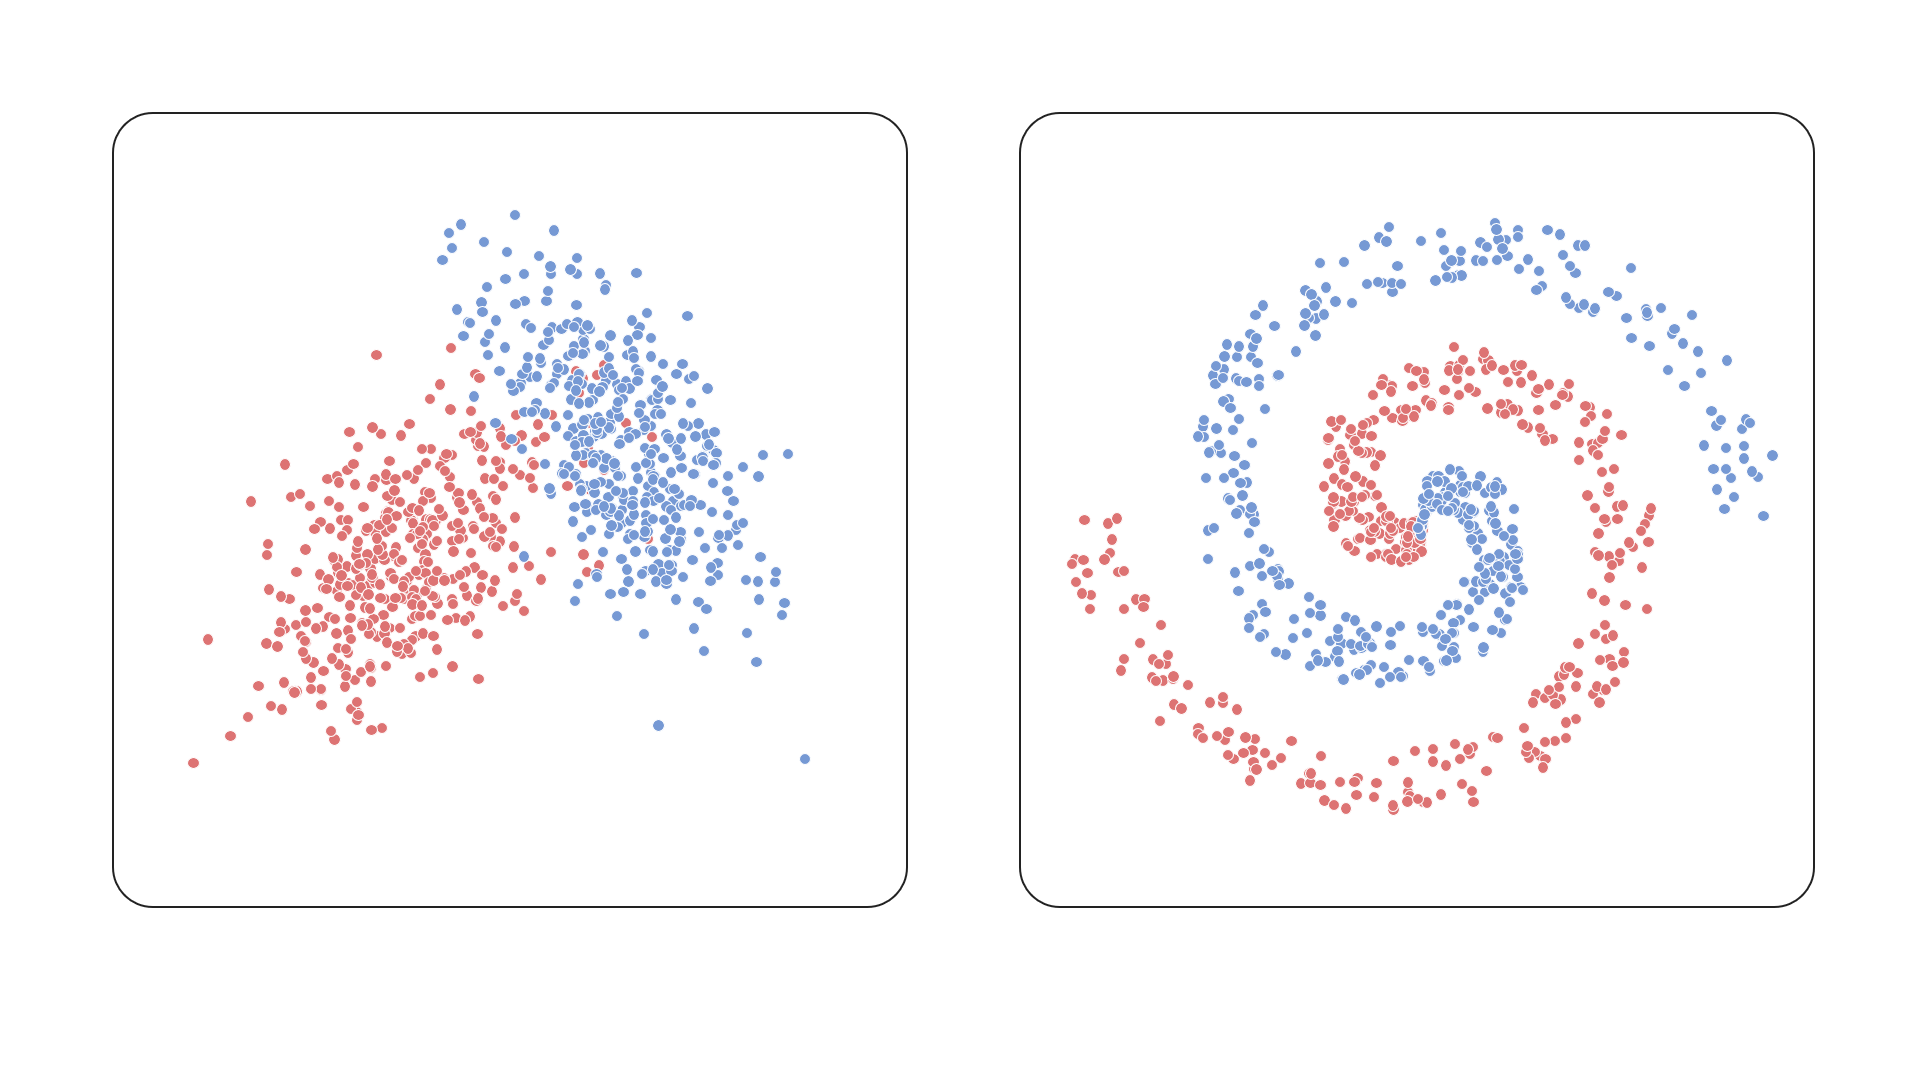

Write the Python code that produced this figure.
import math
import random
import tempfile
from typing import List, Tuple

from presentation import Presentation


def gaussian2d(mean_x: float, mean_y: float, cov_x: float, cov_y: float, cov_xy: float) -> Tuple[float, float]:
    std_x = math.sqrt(cov_x)
    std_y = math.sqrt(cov_y)

    rho = cov_xy / (std_x * std_y)

    z1 = random.gauss(0, 1)
    z2 = random.gauss(0, 1)

    x = mean_x + std_x * z1
    y = mean_y + std_y * (rho * z1 + math.sqrt(1 - rho ** 2) * z2)
    return x, y


def spiral(label: int, h: float = 1.25, delta: float = 0.1) -> Tuple[float, float]:
    angle = random.random()
    r = angle - delta + random.random() * delta * 2
    t = h * angle * 2 * math.pi

    if label == 1:
        t += math.pi

    return r * math.sin(t), r * math.cos(t)


def view_points(points: List[Tuple[float, float]], limits: dict, x0: float, y0: float, width: float, height: float) -> List[Tuple[float, float]]:
    mapped_points = []

    for x, y in points:
        x = x0 + (x - limits["x_min"]) / (limits["x_max"] - limits["x_min"]) * width
        y = y0 + (limits["y_max"] - y) / (limits["y_max"] - limits["y_min"]) * height
        mapped_points.append((x, y))

    return mapped_points


def main() -> None:
    x0 = 2
    y0 = 2
    width = 14
    height = 14

    limits1 = {"x_min": -1.7, "y_min": -1.9, "x_max": 1.6, "y_max": 1.4}
    gaussians1 = [gaussian2d(mean_x=-0.5, mean_y=-0.4, cov_x=0.1, cov_y=0.1, cov_xy=0.05) for _ in range(400)]
    gaussians2 = [gaussian2d(mean_x=0.4, mean_y=0, cov_x=0.08, cov_y=0.15, cov_xy=-0.07) for _ in range(400)]
    gaussian_points1 = view_points(points=gaussians1, limits=limits1, x0=x0, y0=y0, width=width, height=height)
    gaussian_points2 = view_points(points=gaussians2, limits=limits1, x0=x0, y0=y0, width=width, height=height)

    limits2 = {"x_min": -1.2, "y_min": -1.2, "x_max": 1.2, "y_max": 1.2}
    spiral1 = view_points(points=[spiral(1) for _ in range(400)], limits=limits2, x0=x0 + width + 2, y0=y0, width=width, height=height)
    spiral2 = view_points(points=[spiral(-1) for _ in range(400)], limits=limits2, x0=x0 + width + 2, y0=y0, width=width, height=height)

    with tempfile.TemporaryDirectory() as temp_path:
        presentation = Presentation(presentation_path="../empty.pptx", work_path=temp_path)

        presentation.add_ellipses(ellipses=[{"x": x, "y": y, "d": 0.2, "fill": "#dd7373", "stroke": "#fff", "thickness": 0.5} for x, y in gaussian_points1])
        presentation.add_ellipses(ellipses=[{"x": x, "y": y, "d": 0.2, "fill": "#7699d4", "stroke": "#fff", "thickness": 0.5} for x, y in gaussian_points2])
        presentation.add_rectangle({"x": x0, "y": y0, "w": width, "h": height, "stroke": "#222", "radius": 0.1})

        presentation.add_ellipses(ellipses=[{"x": x, "y": y, "d": 0.2, "fill": "#dd7373", "stroke": "#fff", "thickness": 0.5} for x, y in spiral1])
        presentation.add_ellipses(ellipses=[{"x": x, "y": y, "d": 0.2, "fill": "#7699d4", "stroke": "#fff", "thickness": 0.5} for x, y in spiral2])
        presentation.add_rectangle({"x": x0 + width + 2, "y": y0, "w": width, "h": height, "stroke": "#222", "radius": 0.1})

        presentation.save("scatter.pptx")


if __name__ == "__main__":
    main()
